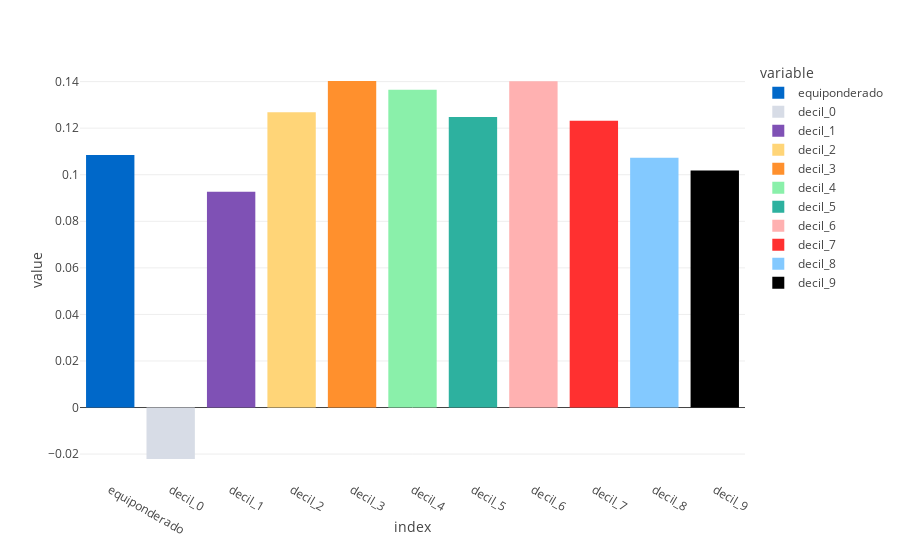

Here is the notebook cell this chart was saved with:
### Code cell
sharpe = pd.DataFrame(np.diag(rents_medias/vols_anualizadas),columns = df.columns, index = df.columns)
fig = px.bar(sharpe,color_discrete_sequence=colors)
fig.show()

### Figure 1 — Plotly figure (JSON) as saved in the notebook; plotly's stock layout.template omitted (floating-point values rounded to 4 significant figures)
{"data": [{"alignmentgroup": "True", "hovertemplate": "variable=equiponderado<br>index=%{x}<br>value=%{y}<extra></extra>", "legendgroup": "equiponderado", "marker": {"color": "#0068c9", "pattern": {"shape": ""}}, "name": "equiponderado", "offsetgroup": "equiponderado", "orientation": "v", "showlegend": true, "textposition": "auto", "type": "bar", "x": ["equiponderado", "decil_0", "decil_1", "decil_2", "decil_3", "decil_4", "decil_5", "decil_6", "decil_7", "decil_8", "decil_9"], "xaxis": "x", "y": [0.1084, 0, 0, 0, 0, 0, 0, 0, 0, 0, 0], "yaxis": "y"}, {"alignmentgroup": "True", "hovertemplate": "variable=decil_0<br>index=%{x}<br>value=%{y}<extra></extra>", "legendgroup": "decil_0", "marker": {"color": "#d7dce6", "pattern": {"shape": ""}}, "name": "decil_0", "offsetgroup": "decil_0", "orientation": "v", "showlegend": true, "textposition": "auto", "type": "bar", "x": ["equiponderado", "decil_0", "decil_1", "decil_2", "decil_3", "decil_4", "decil_5", "decil_6", "decil_7", "decil_8", "decil_9"], "xaxis": "x", "y": [0, -0.02211, 0, 0, 0, 0, 0, 0, 0, 0, 0], "yaxis": "y"}, {"alignmentgroup": "True", "hovertemplate": "variable=decil_1<br>index=%{x}<br>value=%{y}<extra></extra>", "legendgroup": "decil_1", "marker": {"color": "#7f51b5", "pattern": {"shape": ""}}, "name": "decil_1", "offsetgroup": "decil_1", "orientation": "v", "showlegend": true, "textposition": "auto", "type": "bar", "x": ["equiponderado", "decil_0", "decil_1", "decil_2", "decil_3", "decil_4", "decil_5", "decil_6", "decil_7", "decil_8", "decil_9"], "xaxis": "x", "y": [0, 0, 0.09272, 0, 0, 0, 0, 0, 0, 0, 0], "yaxis": "y"}, {"alignmentgroup": "True", "hovertemplate": "variable=decil_2<br>index=%{x}<br>value=%{y}<extra></extra>", "legendgroup": "decil_2", "marker": {"color": "#ffd578", "pattern": {"shape": ""}}, "name": "decil_2", "offsetgroup": "decil_2", "orientation": "v", "showlegend": true, "textposition": "auto", "type": "bar", "x": ["equiponderado", "decil_0", "decil_1", "decil_2", "decil_3", "decil_4", "decil_5", "decil_6", "decil_7", "decil_8", "decil_9"], "xaxis": "x", "y": [0, 0, 0, 0.1269, 0, 0, 0, 0, 0, 0, 0], "yaxis": "y"}, {"alignmentgroup": "True", "hovertemplate": "variable=decil_3<br>index=%{x}<br>value=%{y}<extra></extra>", "legendgroup": "decil_3", "marker": {"color": "#ff902d", "pattern": {"shape": ""}}, "name": "decil_3", "offsetgroup": "decil_3", "orientation": "v", "showlegend": true, "textposition": "auto", "type": "bar", "x": ["equiponderado", "decil_0", "decil_1", "decil_2", "decil_3", "decil_4", "decil_5", "decil_6", "decil_7", "decil_8", "decil_9"], "xaxis": "x", "y": [0, 0, 0, 0, 0.1403, 0, 0, 0, 0, 0, 0], "yaxis": "y"}, {"alignmentgroup": "True", "hovertemplate": "variable=decil_4<br>index=%{x}<br>value=%{y}<extra></extra>", "legendgroup": "decil_4", "marker": {"color": "#8af0aa", "pattern": {"shape": ""}}, "name": "decil_4", "offsetgroup": "decil_4", "orientation": "v", "showlegend": true, "textposition": "auto", "type": "bar", "x": ["equiponderado", "decil_0", "decil_1", "decil_2", "decil_3", "decil_4", "decil_5", "decil_6", "decil_7", "decil_8", "decil_9"], "xaxis": "x", "y": [0, 0, 0, 0, 0, 0.1365, 0, 0, 0, 0, 0], "yaxis": "y"}, {"alignmentgroup": "True", "hovertemplate": "variable=decil_5<br>index=%{x}<br>value=%{y}<extra></extra>", "legendgroup": "decil_5", "marker": {"color": "#2db19f", "pattern": {"shape": ""}}, "name": "decil_5", "offsetgroup": "decil_5", "orientation": "v", "showlegend": true, "textposition": "auto", "type": "bar", "x": ["equiponderado", "decil_0", "decil_1", "decil_2", "decil_3", "decil_4", "decil_5", "decil_6", "decil_7", "decil_8", "decil_9"], "xaxis": "x", "y": [0, 0, 0, 0, 0, 0, 0.1248, 0, 0, 0, 0], "yaxis": "y"}, {"alignmentgroup": "True", "hovertemplate": "variable=decil_6<br>index=%{x}<br>value=%{y}<extra></extra>", "legendgroup": "decil_6", "marker": {"color": "#ffb1b1", "pattern": {"shape": ""}}, "name": "decil_6", "offsetgroup": "decil_6", "orientation": "v", "showlegend": true, "textposition": "auto", "type": "bar", "x": ["equiponderado", "decil_0", "decil_1", "decil_2", "decil_3", "decil_4", "decil_5", "decil_6", "decil_7", "decil_8", "decil_9"], "xaxis": "x", "y": [0, 0, 0, 0, 0, 0, 0, 0.1402, 0, 0, 0], "yaxis": "y"}, {"alignmentgroup": "True", "hovertemplate": "variable=decil_7<br>index=%{x}<br>value=%{y}<extra></extra>", "legendgroup": "decil_7", "marker": {"color": "#ff3030", "pattern": {"shape": ""}}, "name": "decil_7", "offsetgroup": "decil_7", "orientation": "v", "showlegend": true, "textposition": "auto", "type": "bar", "x": ["equiponderado", "decil_0", "decil_1", "decil_2", "decil_3", "decil_4", "decil_5", "decil_6", "decil_7", "decil_8", "decil_9"], "xaxis": "x", "y": [0, 0, 0, 0, 0, 0, 0, 0, 0.1232, 0, 0], "yaxis": "y"}, {"alignmentgroup": "True", "hovertemplate": "variable=decil_8<br>index=%{x}<br>value=%{y}<extra></extra>", "legendgroup": "decil_8", "marker": {"color": "#83c9ff", "pattern": {"shape": ""}}, "name": "decil_8", "offsetgroup": "decil_8", "orientation": "v", "showlegend": true, "textposition": "auto", "type": "bar", "x": ["equiponderado", "decil_0", "decil_1", "decil_2", "decil_3", "decil_4", "decil_5", "decil_6", "decil_7", "decil_8", "decil_9"], "xaxis": "x", "y": [0, 0, 0, 0, 0, 0, 0, 0, 0, 0.1072, 0], "yaxis": "y"}, {"alignmentgroup": "True", "hovertemplate": "variable=decil_9<br>index=%{x}<br>value=%{y}<extra></extra>", "legendgroup": "decil_9", "marker": {"color": "#000000", "pattern": {"shape": ""}}, "name": "decil_9", "offsetgroup": "decil_9", "orientation": "v", "showlegend": true, "textposition": "auto", "type": "bar", "x": ["equiponderado", "decil_0", "decil_1", "decil_2", "decil_3", "decil_4", "decil_5", "decil_6", "decil_7", "decil_8", "decil_9"], "xaxis": "x", "y": [0, 0, 0, 0, 0, 0, 0, 0, 0, 0, 0.1018], "yaxis": "y"}], "layout": {"barmode": "relative", "legend": {"title": {"text": "variable"}, "tracegroupgap": 0}, "margin": {"t": 60}, "xaxis": {"anchor": "y", "domain": [0, 1], "title": {"text": "index"}}, "yaxis": {"anchor": "x", "domain": [0, 1], "title": {"text": "value"}}}}
